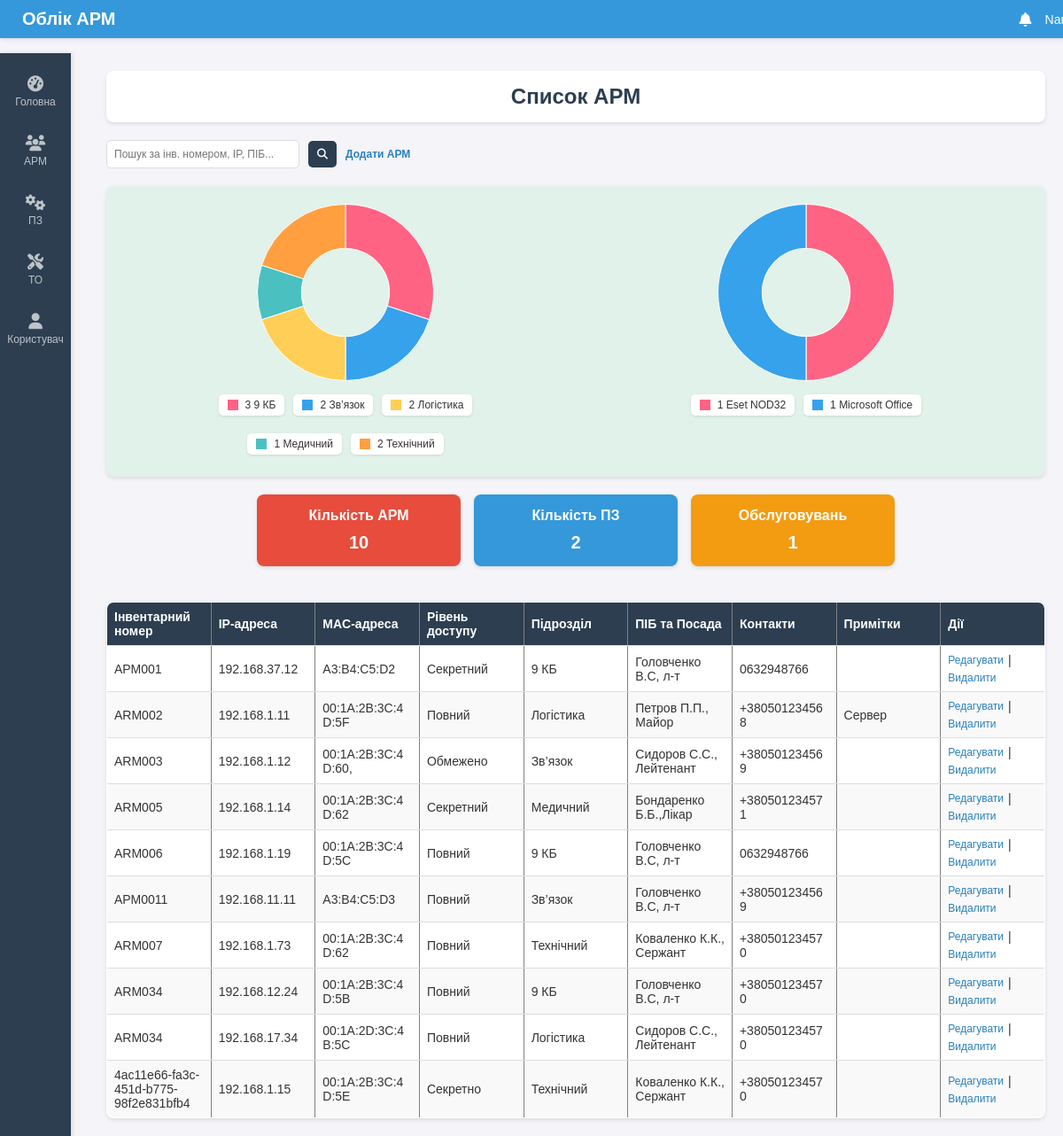
The page / on the database its author committed.
### tables this page shows
CREATE TABLE software (
            id INTEGER PRIMARY KEY AUTOINCREMENT,
            date TEXT,
            software_name TEXT,
            version TEXT,
            license_key TEXT,
            comments TEXT
        );

CREATE TABLE workplaces (
            inventory_number TEXT,
            ip_address TEXT,
            mac_address TEXT,
            access_level TEXT,
            unit TEXT,
            person TEXT,
            contacts TEXT,
            notes TEXT,
            location TEXT
        );

### routes.py (the view)
@main_bp.route('/')
def index():
    try:
        workplaces = get_all_workplaces()
        stats = get_stats()
        stats['unit_data'] = [(unit, count) for unit, count in zip(stats['units'], stats['unit_counts'])]
        stats['software_data'] = [(name, count) for name, count in zip(stats['software_names'], stats['software_counts'])]
        return render_template('index.html', workplaces=workplaces, **stats)
    except Exception as e:
        return f"Помилка: {e}", 500

### db.py (called while the page is built)
def get_db_connection():
    try:
        conn = sqlite3.connect('workplaces.db')
        conn.row_factory = sqlite3.Row
        return conn
    except sqlite3.Error as e:
        raise Exception(f"Помилка підключення до бази даних: {e}")

def get_all_workplaces():
    conn = get_db_connection()
    try:
        cursor = conn.cursor()
        cursor.execute('SELECT rowid, * FROM workplaces')
        return cursor.fetchall()
    except sqlite3.Error as e:
        raise Exception(f"Помилка отримання даних АРМ: {e}")
    finally:
        conn.close()

### templates/index.html (shortened to what this page needs)
{% extends "base.html" %}
{% block content %}
    <div class="header">
        <h1>Список АРМ</h1>
    </div>
    <form method="POST" action="/search" class="search-form">
        <input type="text" name="search_term" placeholder="Пошук за інв. номером, IP, ПІБ...">
        <button type="submit"><i class="fas fa-search"></i></button>
        <a href="/add" class="add-button">Додати АРМ</a>
    </form>
    <div class="stats-section">
        <div class="charts-container">
            <div class="chart-wrapper">
                <canvas id="unitChart"></canvas>
                <div class="chart-legend">
                    {% for unit, count in unit_data %}
                    <div><span class="legend-color legend-color-{{ loop.index0 }}"></span> {{ count }} {{ unit }}</div>
                    {% endfor %}
                </div>
            </div>
            <div class="chart-wrapper">
                <canvas id="softwareChart"></canvas>
                <div class="chart-legend">
                    {% for software, count in software_data %}
                    <div><span class="legend-color legend-color-{{ loop.index0 }}"></span> {{ count }} {{ software }}</div>
                    {% endfor %}
                </div>
            </div>
        </div>
        <div class="stats-cards">
            <div class="card red">
                <h3>Кількість АРМ</h3>
                <p>{{ total_workplaces }}</p>
            </div>
            <div class="card blue">
                <h3>Кількість ПЗ</h3>
                <p>{{ total_software }}</p>
            </div>
            <div class="card orange">
                <h3>Обслуговувань</h3>
                <p>{{ total_maintenance }}</p>
            </div>
        </div>
    </div>
    <table border="1">
        <thead>
            <tr>
                <th>Інвентарний номер</th>
                <th>IP-адреса</th>
                <th>MAC-адреса</th>
                <th>Рівень доступу</th>
                <th>Підрозділ</th>
                <th>ПІБ та Посада</th>
                <th>Контакти</th>
                <th>Примітки</th>
                <th>Дії</th>
            </tr>
        </thead>
        <tbody>
            {% for workplace in workplaces %}
            <tr>
                <td>{{ workplace['inventory_number'] }}</td>
                <td>{{ workplace['ip_address'] }}</td>
                <td>{{ workplace['mac_address'] }}</td>
                <td>{{ workplace['access_level'] }}</td>
                <td>{{ workplace['unit'] }}</td>
                <td>{{ workplace['person'] }}</td>
                <td>{{ workplace['contacts'] }}</td>
                <td>{{ workplace['notes'][:20] if workplace['notes'] else '' }}</td>
                <td>
                    <div class="action-links">
                        <a href="/edit/{{ workplace['rowid'] }}">Редагувати</a> |
                        <a href="/delete/{{ workplace['rowid'] }}" onclick="return confirm('Точно видалити?')">Видалити</a>
                    </div>
                </td>
            </tr>
            {% endfor %}
        </tbody>
    </table>
{% endblock %}
{% block scripts %}
    <script>
        const unitData = {
            labels: {{ units | tojson | safe }},
            data: {{ unit_counts | tojson | safe }}
        };
        const softwareData = {
            labels: {{ software_names | tojson | safe }},
            data: {{ software_counts | tojson | safe }}
        };
        const unitCtx = document.getElementById('unitChart').getContext('2d');
        if (unitData.labels.length > 0 && unitData.data.length > 0) {
            new Chart(unitCtx, {
                type: 'doughnut',
                data: {
                    labels: unitData.labels,
                    datasets: [{
                        data: unitData.data,
                        backgroundColor: ['#FF6384', '#36A2EB', '#FFCE56', '#4BC0C0', '#FF9F40', '#9966FF', '#FF9F40'],
                        borderWidth: 1
                    }]
                },
                options: {
                    responsive: true,
                    maintainAspectRatio: false,
                    plugins: { legend: { display: false } }
                }
            });
        } else {
            console.log('Немає даних для графіку АРМ');
        }
        const softwareCtx = document.getElementById('softwareChart').getContext('2d');
        if (softwareData.labels.length > 0 && softwareData.data.length > 0) {
            new Chart(softwareCtx, {
                type: 'doughnut',
                data: {
                    labels: softwareData.labels,
                    datasets: [{
                        data: softwareData.data,
                        backgroundColor: ['#FF6384', '#36A2EB', '#FFCE56', '#4BC0C0', '#FF9F40', '#9966FF', '#FF9F40'],
                        borderWidth: 1
                    }]
                },
                options: {
                    responsive: true,
                    maintainAspectRatio: false,
                    plugins: { legend: { display: false } }
                }
            });
        } else {
            console.log('Немає даних для графіку ПЗ');
        }
    </script>
{% endblock %}

### static/styles.css (style rules this page uses)
body { font-family: 'Arial', sans-serif; background-color: #f4f4f9; color: #333; margin: 0; padding: 0; }
.header { background-color: #fff; padding: 15px; border-radius: 8px; box-shadow: 0 2px 4px rgba(0,0,0,0.1); margin-bottom: 20px; text-align: center; }
h1 { margin: 0; font-size: 24px; color: #2c3e50; }
.stats-section { margin-bottom: 40px; }
.charts-container { background-color: #e0f2e9; padding: 20px; border-radius: 8px; box-shadow: 0 2px 4px rgba(0,0,0,0.1); margin-bottom: 20px; display: flex; justify-content: space-around; gap: 20px; flex-wrap: wrap; }
.chart-wrapper { flex: 1; min-width: 250px; max-width: 350px; display: flex; flex-direction: column; align-items: center; }
.chart-wrapper canvas { max-width: 200px; max-height: 200px; }
.chart-legend { margin-top: 10px; display: flex; flex-wrap: wrap; gap: 10px; justify-content: center; }
.chart-legend div { display: flex; align-items: center; margin: 5px 0; font-size: 12px; padding: 5px 10px; background-color: #fff; border-radius: 5px; box-shadow: 0 1px 3px rgba(0,0,0,0.1); }
.legend-color { display: inline-block; width: 12px; height: 12px; margin-right: 8px; }
.legend-color-0 { background-color: #FF6384; }
.legend-color-1 { background-color: #36A2EB; }
.legend-color-2 { background-color: #FFCE56; }
.legend-color-3 { background-color: #4BC0C0; }
.legend-color-4 { background-color: #FF9F40; }
.stats-cards { display: flex; gap: 15px; justify-content: center; }
.card { flex: 1; padding: 15px; border-radius: 8px; color: #fff; text-align: center; box-shadow: 0 2px 4px rgba(0,0,0,0.1); max-width: 200px; }
.card.red { background-color: #e74c3c; }
.card.blue { background-color: #3498db; }
.card.orange { background-color: #f39c12; }
.card h3 { margin: 0; font-size: 16px; }
.card p { margin: 10px 0 0; font-size: 20px; font-weight: bold; }
table { width: 100%; border-collapse: collapse; margin-top: 20px; background-color: #fff; box-shadow: 0 2px 4px rgba(0,0,0,0.1); border-radius: 8px; overflow: hidden; table-layout: fixed; }
th, td { padding: 8px; text-align: left; border-bottom: 1px solid #ddd; word-wrap: break-word; overflow: hidden; text-overflow: ellipsis; font-size: 14px; }
th { background-color: #2c3e50; color: #fff; }
tr:nth-child(even) { background-color: #f9f9f9; }
a { color: #2980b9; text-decoration: none; font-size: 12px; }
.search-form { display: flex; align-items: center; gap: 10px; margin-bottom: 20px; }
.search-form input[type="text"] { padding: 8px; border: 1px solid #ddd; border-radius: 5px; background-color: #fff; color: #333; width: 200px; font-size: 12px; }
.search-form button { padding: 8px 10px; background-color: #2c3e50; border: none; cursor: pointer; color: #fff; border-radius: 5px; font-size: 12px; }
.add-button { color: #2980b9; text-decoration: none; font-weight: bold; font-size: 12px; }
.action-links { display: flex; align-items: center; gap: 5px; flex-wrap: wrap; }
.action-links a { font-size: 12px; }

### rows shown on the page
software: count "1", software_name "Eset NOD32"
software: id "1", software_name "Microsoft Office"
workplaces: inventory_number "АРМ001", ip_address "192.168.37.12", mac_address "A3:B4:C5:D2", access_level "Секретний", unit "9 КБ", person "Головченко В.С, л-т", contacts "0632948766"
workplaces: inventory_number "ARM002", ip_address "192.168.1.11", mac_address "00:1A:2B:3C:4D:5F", access_level "Повний", unit "Логістика", person "Петров П.П., Майор", contacts "+380501234568", notes "Сервер"
workplaces: inventory_number "ARM003", ip_address "192.168.1.12", mac_address "00:1A:2B:3C:4D:60,", access_level "Обмежено", unit "Зв’язок", person "Сидоров С.С., Лейтенант", contacts "+380501234569"
workplaces: inventory_number "ARM005", ip_address "192.168.1.14", mac_address "00:1A:2B:3C:4D:62", access_level "Секретний", unit "Медичний", person "Бондаренко Б.Б.,Лікар", contacts "+380501234571"
workplaces: inventory_number "ARM006", ip_address "192.168.1.19", mac_address "00:1A:2B:3C:4D:5С", access_level "Повний", unit "9 КБ", person "Головченко В.С, л-т", contacts "0632948766"
workplaces: inventory_number "АРМ0011", ip_address "192.168.11.11", mac_address "A3:B4:C5:D3", access_level "Повний", unit "Зв’язок", person "Головченко В.С, л-т", contacts "+380501234569"
workplaces: inventory_number "ARM007", ip_address "192.168.1.73", mac_address "00:1A:2B:3C:4D:62", access_level "Повний", unit "Технічний", person "Коваленко К.К., Сержант", contacts "+380501234570"
workplaces: inventory_number "ARM034", ip_address "192.168.12.24", mac_address "00:1A:2B:3C:4D:5В", access_level "Повний", unit "9 КБ", person "Головченко В.С, л-т", contacts "+380501234570"
workplaces: inventory_number "ARM034", ip_address "192.168.17.34", mac_address "00:1A:2D:3C:4В:5С", access_level "Повний", unit "Логістика", person "Сидоров С.С., Лейтенант", contacts "+380501234570"
workplaces: inventory_number "4ac11e66-fa3c-451d-b775-98f2e831bfb4", ip_address "192.168.1.15", mac_address "00:1A:2B:3C:4D:5E", access_level "Секретно", unit "Технічний", person "Коваленко К.К., Сержант", contacts "+380501234570"

### other values the page prints
{{ count }} "3" "2" "2" "1" "2"
{{ unit }} "9 КБ" "Зв’язок" "Логістика" "Медичний" "Технічний"
{{ total_workplaces }} "10"
{{ total_software }} "2"
{{ total_maintenance }} "1"
chart data {{ unit_counts | tojson | safe }} [3, 2, 2, 1, 2]
chart data {{ software_counts | tojson | safe }} [1, 1]
